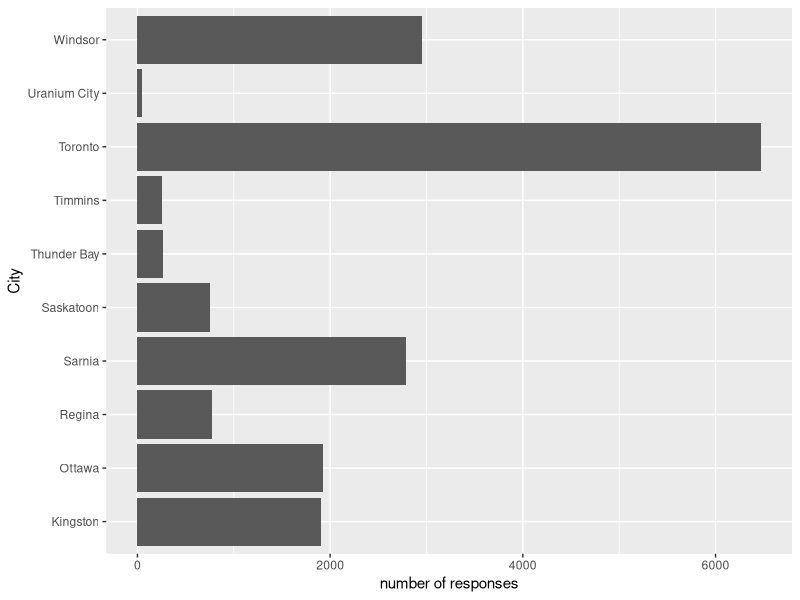
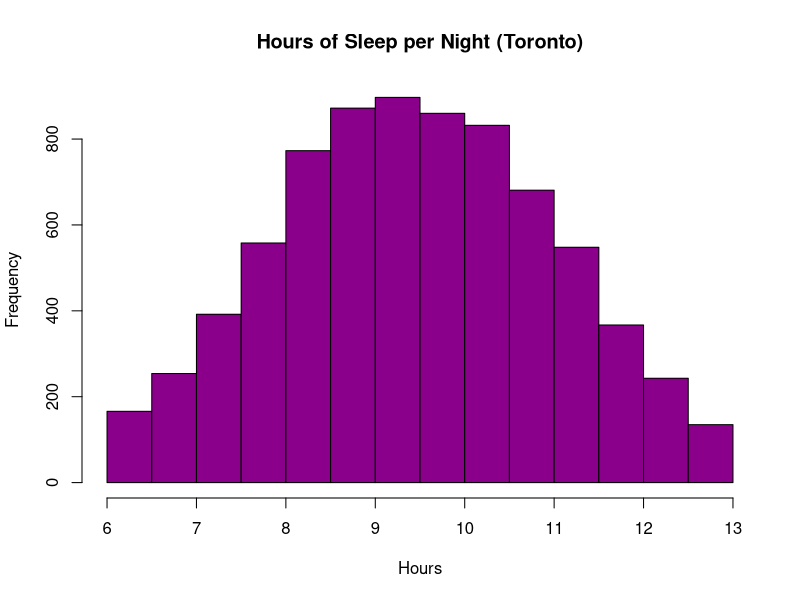
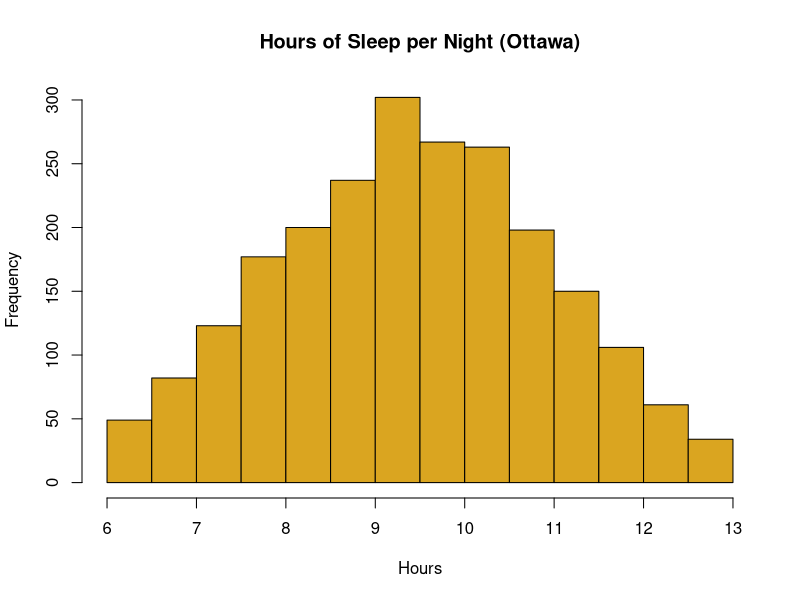
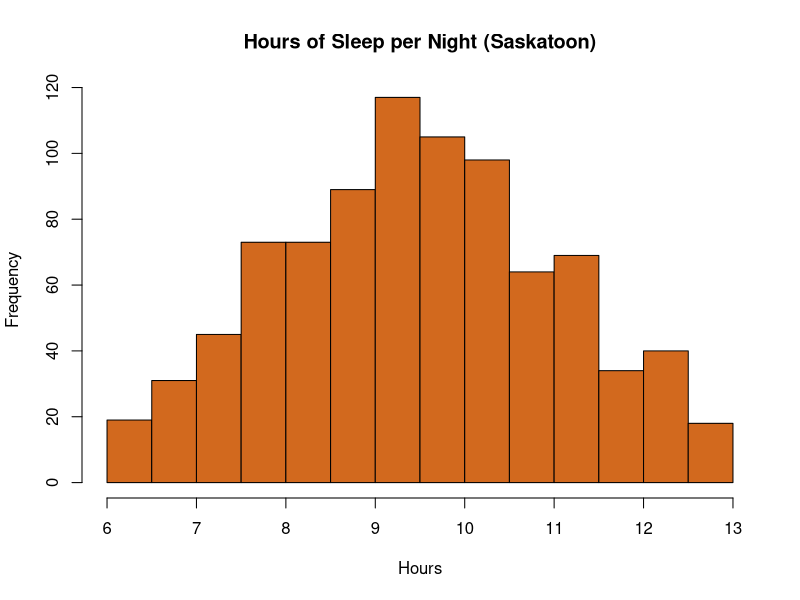
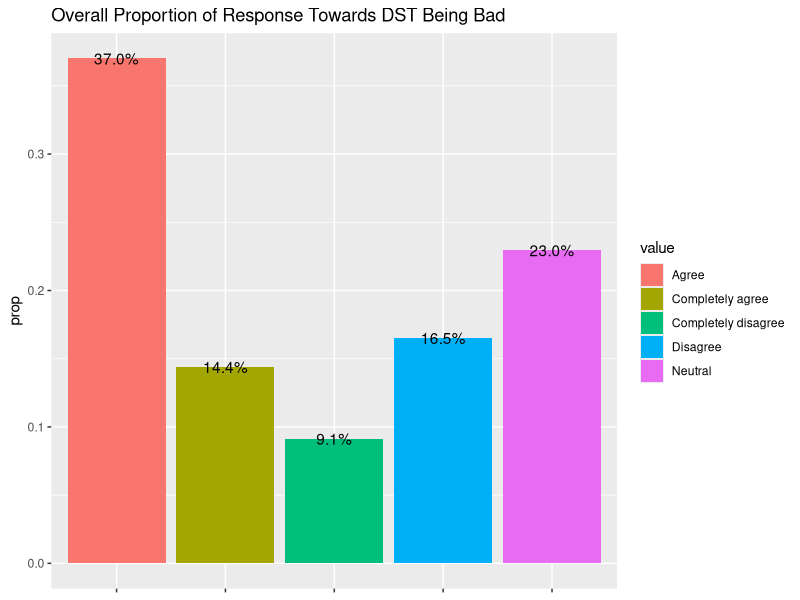
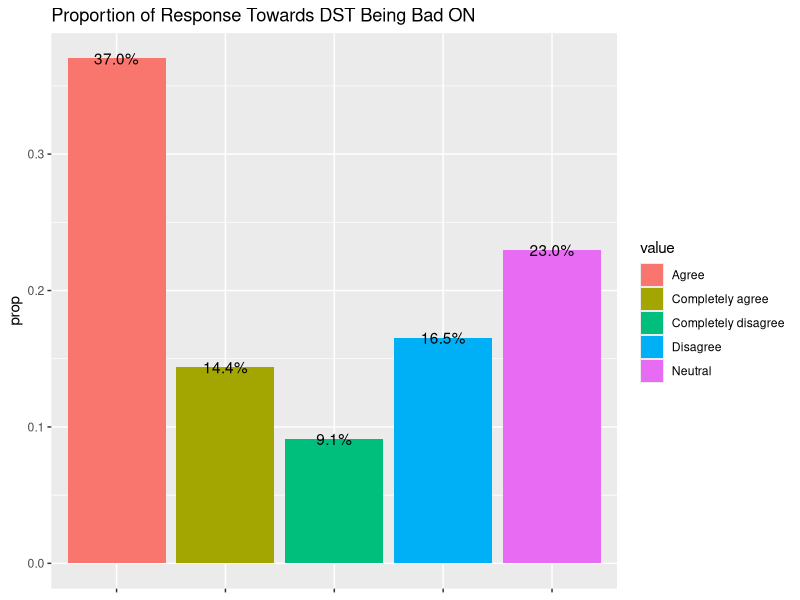
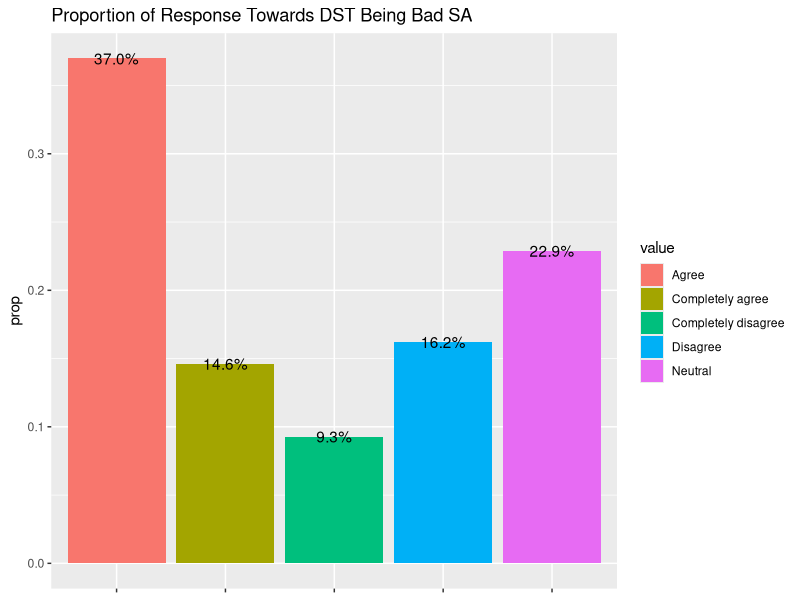

Here is the R script that generated these plots, in order:
## ---- chunk 1
#title􏰃 date􏰃 authorship􏰃 non􏰁technical executive summary􏰃 introduction􏰃 survey methodology􏰃 results􏰃 discussion􏰃 appendices that detail the survey􏰃 and references

library(readr)
library(dplyr)
library(ggplot2)
library(tidyverse)
## ---- chunk 2
# Questions REFERENCE
# Q1 Do you have a sleep disorder?
# Q2 Closest Major City
# Q3 During Daylight Savings, everyday inconveniences make me upset
# Q4 During Daylight Savings, I struggle to put my thoughts in words.
# Q5 When I don't get enough sleep, I feel my performance at work or school suffer.
# Q6 I find it harder to get to bed on time during daylight saving
# Q7 During daylight savings, I catch myself waking up in the middle of the night because I am worried
# Q8 How much sleep is needed to function (Number in Hours)
## ---- chunk 3
#constants - city/town population (Sask)
CITIES <- 655313
DIV_18 <- 37064

#constants - city/town population (Ont) 
#the figures for ontario came from a few quiick google searches based on region, the figures for sask came from the population report on the census
GTA <- 5.928*10^6
SW <- 2.584*10^6
EAST <- 1.763*10^6
NW <- 231691

#Total population of areas of interest
TOT <- GTA+SW+EAST+NW+DIV_18+CITIES

#probability vector population
pop_vec <- 1/TOT * c(GTA,SW, SW,EAST, NW, CITIES, CITIES, EAST,NW,DIV_18)

#vector of cities
cities <- c('Toronto', 'Windsor', 
            'Sarnia', 'Ottawa', 'Thunder Bay', 
            'Saskatoon', 'Regina', 'Kingston', 
            'Timmins', 'Uranium City')
cities_ON <- c('Toronto', 'Windsor', 
            'Sarnia', 'Ottawa', 'Thunder Bay', 'Kingston')
cities_SA <- c('Saskatoon', 'Regina', 'Timmins', 'Uranium City')
#agree-disagree vector
agree_dis <- c('Completely disagree','Disagree','Neutral','Agree','Completely agree')

#number of hours of sleep
sleep <- seq(6, 13, by = 0.1)
sleep_prob <- dnorm(sleep, mean = 9.5, sd = 1.7)

#seeding for random variables (assume 0.2% of the total population take survey)
n = 0.002*TOT
set.seed(n)
#samples for survey questions
Q1 = sample(c('yes','no'), n, replace = TRUE, prob = c(0.05, 0.95))
Q2 = sample(cities, n, replace = TRUE, prob=pop_vec)
Q3 = sample(agree_dis, n, replace = TRUE, prob=c(.2,.2,.2,.2,.2))
Q4 = sample(agree_dis, n, replace = TRUE, prob=c(.15,.2,.15,.2,.3))
Q5 = sample(agree_dis, n, replace = TRUE, prob=c(.05,.2,.05,.4,.2))
Q6 = sample(agree_dis, n, replace = TRUE, prob=c(.05,.05,.05,.85,0))
Q7 = sample(agree_dis, n, replace = TRUE, prob=c(0,.15,.7,.15,0))
Q8 = sample(sleep, n, replace = TRUE, prob=sleep_prob)

#collect in a table
results <- tibble(Q1,Q2,Q3,Q4,Q5,Q6,Q7,Q8)

#filter out people with sleep disorders
working <- results %>%
filter(Q1=="no")


#look at who agreed with Question 6
q6_agree <- working %>%
filter(Q6=="Agree")

#make a bar graph of where people lived
bar_tor <- ggplot(q6_agree, aes(x=Q2)) + geom_bar() + labs(x="City", y='number of responses')
bar_tor + coord_flip()

#retrieve hours of sleep for each city
tor <- working %>%
filter(Q2=='Toronto')%>%
select(Q8)

ott <- working %>%
filter(Q2=='Ottawa')%>%
select(Q8)

sask <- working %>%
filter(Q2=='Saskatoon')%>%
select(Q8)

#histogram of hours of sleep
hist(deframe(tor), main="Hours of Sleep per Night (Toronto)",
xlab="Hours",
col="darkmagenta")

hist(deframe(ott), main="Hours of Sleep per Night (Ottawa)",
xlab="Hours",
col="goldenrod")

hist(deframe(sask), main="Hours of Sleep per Night (Saskatoon)",
xlab="Hours",
col="chocolate")


#Bargraph of Q3-Q7 Responses Combined:
# combined<- unite(working,"Response", Q3:Q7, na.rm = TRUE, remove = FALSE)
q3q7Dat <- select(working, Q2:Q7)
q3q7Comb <- pivot_longer(q3q7Dat, Q3:Q7)
q3q7Comb %>% 
count(value) %>% 
mutate(prop = n/sum(n)) %>% 
ggplot(aes(x = value, y = prop, group = value)) +
geom_col(aes(fill = value), position = "dodge") +
geom_text(aes(label = scales::percent(prop), y = prop, group = value)) +
theme(axis.text.x=element_blank(), axis.title.x = element_blank()) +
labs(title = "Overall Proportion of Response Towards DST Being Bad")

q3q7Comb %>% 
filter(Q2 %in% cities_ON) %>%  
count(value) %>% 
mutate(prop = n/sum(n)) %>% 
ggplot(aes(x = value, y = prop, group = value)) +
geom_col(aes(fill = value), position = "dodge") +
geom_text(aes(label = scales::percent(prop), y = prop, group = value)) +
theme(axis.text.x=element_blank(), axis.title.x = element_blank()) +
labs(title = "Proportion of Response Towards DST Being Bad ON")

q3q7Comb %>% 
filter(Q2 %in% cities_SA) %>%  
count(value) %>% 
mutate(prop = n/sum(n)) %>% 
ggplot(aes(x = value, y = prop, group = value)) +
geom_col(aes(fill = value), position = "dodge") +
geom_text(aes(label = scales::percent(prop), y = prop, group = value)) +
theme(axis.text.x=element_blank(), axis.title.x = element_blank()) +
labs(title = "Proportion of Response Towards DST Being Bad SA")
  

#TODO Generate the rest of the responses.


#0.2% of the target audience responded to the survey


## ---- chunk 4
mean(tor$Q8)
mean(ott$Q8)
mean(sask$Q8)
sd(tor$Q8)
sd(ott$Q8)
sd(sask$Q8)
